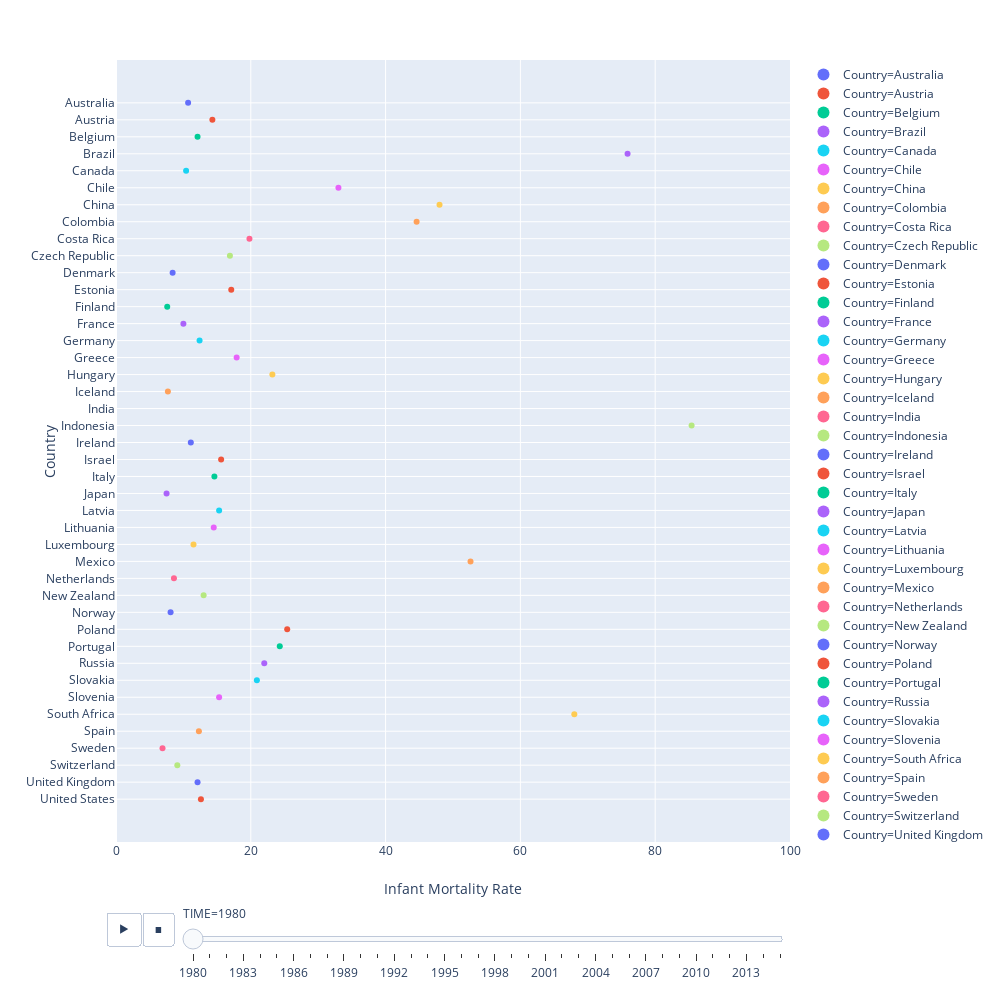

Notebook code cell kept with this figure:
### Code cell
fig = px.scatter(data_xp, x="Value", y="COUNTRY", color = "COUNTRY", hover_name="COUNTRY", 
           animation_frame="TIME", animation_group="COUNTRY", range_x=[0,100],
           labels=dict(COUNTRY="Country", Value="Infant Mortality Rate"))

fig.update(layout = {'autosize': False, 'width':1000,'height':1000})

### Figure 1 — Plotly figure (JSON) as saved in the notebook; plotly's stock layout.template omitted (floating-point values rounded to 4 significant figures)
{"data": [{"hovertemplate": "<b>%{hovertext}</b><br><br>TIME=1980<br>Country=Australia<br>Infant Mortality Rate=%{x}<br>Country=%{y}<extra></extra>", "hovertext": ["Australia"], "ids": ["Australia"], "legendgroup": "Country=Australia", "marker": {"color": "#636efa", "symbol": "circle"}, "mode": "markers", "name": "Country=Australia", "showlegend": true, "type": "scatter", "uid": "4d961227-674f-43c9-8fe7-175ab2814b5c", "x": [10.7], "xaxis": "x", "y": ["Australia"], "yaxis": "y"}, {"hovertemplate": "<b>%{hovertext}</b><br><br>TIME=1980<br>Country=Austria<br>Infant Mortality Rate=%{x}<br>Country=%{y}<extra></extra>", "hovertext": ["Austria"], "ids": ["Austria"], "legendgroup": "Country=Austria", "marker": {"color": "#EF553B", "symbol": "circle"}, "mode": "markers", "name": "Country=Austria", "showlegend": true, "type": "scatter", "uid": "eedd9f69-f454-45b2-bbe0-c0354722de99", "x": [14.3], "xaxis": "x", "y": ["Austria"], "yaxis": "y"}, {"hovertemplate": "<b>%{hovertext}</b><br><br>TIME=1980<br>Country=Belgium<br>Infant Mortality Rate=%{x}<br>Country=%{y}<extra></extra>", "hovertext": ["Belgium"], "ids": ["Belgium"], "legendgroup": "Country=Belgium", "marker": {"color": "#00cc96", "symbol": "circle"}, "mode": "markers", "name": "Country=Belgium", "showlegend": true, "type": "scatter", "uid": "1c87d9e2-2b08-4573-a47b-33ef1dcc9041", "x": [12.1], "xaxis": "x", "y": ["Belgium"], "yaxis": "y"}, {"hovertemplate": "<b>%{hovertext}</b><br><br>TIME=1980<br>Country=Brazil<br>Infant Mortality Rate=%{x}<br>Country=%{y}<extra></extra>", "hovertext": ["Brazil"], "ids": ["Brazil"], "legendgroup": "Country=Brazil", "marker": {"color": "#ab63fa", "symbol": "circle"}, "mode": "markers", "name": "Country=Brazil", "showlegend": true, "type": "scatter", "uid": "c584e692-3e44-4eca-bbdf-23f6655d0320", "x": [75.9], "xaxis": "x", "y": ["Brazil"], "yaxis": "y"}, {"hovertemplate": "<b>%{hovertext}</b><br><br>TIME=1980<br>Country=Canada<br>Infant Mortality Rate=%{x}<br>Country=%{y}<extra></extra>", "hovertext": ["Canada"], "ids": ["Canada"], "legendgroup": "Country=Canada", "marker": {"color": "#19d3f3", "symbol": "circle"}, "mode": "markers", "name": "Country=Canada", "showlegend": true, "type": "scatter", "uid": "a8390d5d-d9b1-4c8a-a328-05dd24196314", "x": [10.4], "xaxis": "x", "y": ["Canada"], "yaxis": "y"}, {"hovertemplate": "<b>%{hovertext}</b><br><br>TIME=1980<br>Country=Chile<br>Infant Mortality Rate=%{x}<br>Country=%{y}<extra></extra>", "hovertext": ["Chile"], "ids": ["Chile"], "legendgroup": "Country=Chile", "marker": {"color": "#e763fa", "symbol": "circle"}, "mode": "markers", "name": "Country=Chile", "showlegend": true, "type": "scatter", "uid": "3ac9052e-e90f-4064-9797-2f74eb9b225c", "x": [33], "xaxis": "x", "y": ["Chile"], "yaxis": "y"}, {"hovertemplate": "<b>%{hovertext}</b><br><br>TIME=1980<br>Country=China<br>Infant Mortality Rate=%{x}<br>Country=%{y}<extra></extra>", "hovertext": ["China"], "ids": ["China"], "legendgroup": "Country=China", "marker": {"color": "#fecb52", "symbol": "circle"}, "mode": "markers", "name": "Country=China", "showlegend": true, "type": "scatter", "uid": "c9d37bb9-0d8c-4d0c-a091-1a2bbc889acb", "x": [48], "xaxis": "x", "y": ["China"], "yaxis": "y"}, {"hovertemplate": "<b>%{hovertext}</b><br><br>TIME=1980<br>Country=Colombia<br>Infant Mortality Rate=%{x}<br>Country=%{y}<extra></extra>", "hovertext": ["Colombia"], "ids": ["Colombia"], "legendgroup": "Country=Colombia", "marker": {"color": "#ffa15a", "symbol": "circle"}, "mode": "markers", "name": "Country=Colombia", "showlegend": true, "type": "scatter", "uid": "304e7903-8f82-4f9d-86d6-caef4cff4710", "x": [44.6], "xaxis": "x", "y": ["Colombia"], "yaxis": "y"}, {"hovertemplate": "<b>%{hovertext}</b><br><br>TIME=1980<br>Country=Costa Rica<br>Infant Mortality Rate=%{x}<br>Country=%{y}<extra></extra>", "hovertext": ["Costa Rica"], "ids": ["Costa Rica"], "legendgroup": "Country=Costa Rica", "marker": {"color": "#ff6692", "symbol": "circle"}, "mode": "markers", "name": "Country=Costa Rica", "showlegend": true, "type": "scatter", "uid": "289e00c9-428d-4405-985c-a96611cd2781", "x": [19.8], "xaxis": "x", "y": ["Costa Rica"], "yaxis": "y"}, {"hovertemplate": "<b>%{hovertext}</b><br><br>TIME=1980<br>Country=Czech Republic<br>Infant Mortality Rate=%{x}<br>Country=%{y}<extra></extra>", "hovertext": ["Czech Republic"], "ids": ["Czech Republic"], "legendgroup": "Country=Czech Republic", "marker": {"color": "#b6e880", "symbol": "circle"}, "mode": "markers", "name": "Country=Czech Republic", "showlegend": true, "type": "scatter", "uid": "b9f541fb-db3b-44b2-93fd-8c71b1054548", "x": [16.9], "xaxis": "x", "y": ["Czech Republic"], "yaxis": "y"}, {"hovertemplate": "<b>%{hovertext}</b><br><br>TIME=1980<br>Country=Denmark<br>Infant Mortality Rate=%{x}<br>Country=%{y}<extra></extra>", "hovertext": ["Denmark"], "ids": ["Denmark"], "legendgroup": "Country=Denmark", "marker": {"color": "#636efa", "symbol": "circle"}, "mode": "markers", "name": "Country=Denmark", "showlegend": true, "type": "scatter", "uid": "96a667f1-4cfc-4105-bf7b-774e51bf12c5", "x": [8.4], "xaxis": "x", "y": ["Denmark"], "yaxis": "y"}, {"hovertemplate": "<b>%{hovertext}</b><br><br>TIME=1980<br>Country=Estonia<br>Infant Mortality Rate=%{x}<br>Country=%{y}<extra></extra>", "hovertext": ["Estonia"], "ids": ["Estonia"], "legendgroup": "Country=Estonia", "marker": {"color": "#EF553B", "symbol": "circle"}, "mode": "markers", "name": "Country=Estonia", "showlegend": true, "type": "scatter", "uid": "8a2b630e-4d20-4618-bbac-6c9949f6b05f", "x": [17.1], "xaxis": "x", "y": ["Estonia"], "yaxis": "y"}, {"hovertemplate": "<b>%{hovertext}</b><br><br>TIME=1980<br>Country=Finland<br>Infant Mortality Rate=%{x}<br>Country=%{y}<extra></extra>", "hovertext": ["Finland"], "ids": ["Finland"], "legendgroup": "Country=Finland", "marker": {"color": "#00cc96", "symbol": "circle"}, "mode": "markers", "name": "Country=Finland", "showlegend": true, "type": "scatter", "uid": "4f25c5e3-5ac4-420e-b85f-affcd8d93439", "x": [7.6], "xaxis": "x", "y": ["Finland"], "yaxis": "y"}, {"hovertemplate": "<b>%{hovertext}</b><br><br>TIME=1980<br>Country=France<br>Infant Mortality Rate=%{x}<br>Country=%{y}<extra></extra>", "hovertext": ["France"], "ids": ["France"], "legendgroup": "Country=France", "marker": {"color": "#ab63fa", "symbol": "circle"}, "mode": "markers", "name": "Country=France", "showlegend": true, "type": "scatter", "uid": "80a6f5c6-3c16-4ba5-aff0-6597bc66037c", "x": [10], "xaxis": "x", "y": ["France"], "yaxis": "y"}, {"hovertemplate": "<b>%{hovertext}</b><br><br>TIME=1980<br>Country=Germany<br>Infant Mortality Rate=%{x}<br>Country=%{y}<extra></extra>", "hovertext": ["Germany"], "ids": ["Germany"], "legendgroup": "Country=Germany", "marker": {"color": "#19d3f3", "symbol": "circle"}, "mode": "markers", "name": "Country=Germany", "showlegend": true, "type": "scatter", "uid": "cf8bd3e8-9ce0-470a-9ecd-9a391260839d", "x": [12.4], "xaxis": "x", "y": ["Germany"], "yaxis": "y"}, {"hovertemplate": "<b>%{hovertext}</b><br><br>TIME=1980<br>Country=Greece<br>Infant Mortality Rate=%{x}<br>Country=%{y}<extra></extra>", "hovertext": ["Greece"], "ids": ["Greece"], "legendgroup": "Country=Greece", "marker": {"color": "#e763fa", "symbol": "circle"}, "mode": "markers", "name": "Country=Greece", "showlegend": true, "type": "scatter", "uid": "d8df9ee3-a1f3-4f20-9225-bee5d953358a", "x": [17.9], "xaxis": "x", "y": ["Greece"], "yaxis": "y"}, {"hovertemplate": "<b>%{hovertext}</b><br><br>TIME=1980<br>Country=Hungary<br>Infant Mortality Rate=%{x}<br>Country=%{y}<extra></extra>", "hovertext": ["Hungary"], "ids": ["Hungary"], "legendgroup": "Country=Hungary", "marker": {"color": "#fecb52", "symbol": "circle"}, "mode": "markers", "name": "Country=Hungary", "showlegend": true, "type": "scatter", "uid": "f71d1849-04e9-4f8d-8127-30c004795035", "x": [23.2], "xaxis": "x", "y": ["Hungary"], "yaxis": "y"}, {"hovertemplate": "<b>%{hovertext}</b><br><br>TIME=1980<br>Country=Iceland<br>Infant Mortality Rate=%{x}<br>Country=%{y}<extra></extra>", "hovertext": ["Iceland"], "ids": ["Iceland"], "legendgroup": "Country=Iceland", "marker": {"color": "#ffa15a", "symbol": "circle"}, "mode": "markers", "name": "Country=Iceland", "showlegend": true, "type": "scatter", "uid": "12197ab5-38c6-494f-a347-675fa76cbfa8", "x": [7.7], "xaxis": "x", "y": ["Iceland"], "yaxis": "y"}, {"hovertemplate": "<b>%{hovertext}</b><br><br>TIME=1980<br>Country=India<br>Infant Mortality Rate=%{x}<br>Country=%{y}<extra></extra>", "hovertext": ["India"], "ids": ["India"], "legendgroup": "Country=India", "marker": {"color": "#ff6692", "symbol": "circle"}, "mode": "markers", "name": "Country=India", "showlegend": true, "type": "scatter", "uid": "493d418c-36cd-41ab-8850-b525e4803b9a", "x": [114.3], "xaxis": "x", "y": ["India"], "yaxis": "y"}, {"hovertemplate": "<b>%{hovertext}</b><br><br>TIME=1980<br>Country=Indonesia<br>Infant Mortality Rate=%{x}<br>Country=%{y}<extra></extra>", "hovertext": ["Indonesia"], "ids": ["Indonesia"], "legendgroup": "Country=Indonesia", "marker": {"color": "#b6e880", "symbol": "circle"}, "mode": "markers", "name": "Country=Indonesia", "showlegend": true, "type": "scatter", "uid": "1273ed7d-de6e-4ee9-806d-fcc673eadc47", "x": [85.4], "xaxis": "x", "y": ["Indonesia"], "yaxis": "y"}, {"hovertemplate": "<b>%{hovertext}</b><br><br>TIME=1980<br>Country=Ireland<br>Infant Mortality Rate=%{x}<br>Country=%{y}<extra></extra>", "hovertext": ["Ireland"], "ids": ["Ireland"], "legendgroup": "Country=Ireland", "marker": {"color": "#636efa", "symbol": "circle"}, "mode": "markers", "name": "Country=Ireland", "showlegend": true, "type": "scatter", "uid": "68f5d586-d240-42c5-b94e-ef4abe8052f8", "x": [11.1], "xaxis": "x", "y": ["Ireland"], "yaxis": "y"}, {"hovertemplate": "<b>%{hovertext}</b><br><br>TIME=1980<br>Country=Israel<br>Infant Mortality Rate=%{x}<br>Country=%{y}<extra></extra>", "hovertext": ["Israel"], "ids": ["Israel"], "legendgroup": "Country=Israel", "marker": {"color": "#EF553B", "symbol": "circle"}, "mode": "markers", "name": "Country=Israel", "showlegend": true, "type": "scatter", "uid": "51f8f8cb-910b-4fb4-b249-248e56a95664", "x": [15.6], "xaxis": "x", "y": ["Israel"], "yaxis": "y"}, {"hovertemplate": "<b>%{hovertext}</b><br><br>TIME=1980<br>Country=Italy<br>Infant Mortality Rate=%{x}<br>Country=%{y}<extra></extra>", "hovertext": ["Italy"], "ids": ["Italy"], "legendgroup": "Country=Italy", "marker": {"color": "#00cc96", "symbol": "circle"}, "mode": "markers", "name": "Country=Italy", "showlegend": true, "type": "scatter", "uid": "571c76c0-dad8-40bd-b19d-2cc58cbe5d69", "x": [14.6], "xaxis": "x", "y": ["Italy"], "yaxis": "y"}, {"hovertemplate": "<b>%{hovertext}</b><br><br>TIME=1980<br>Country=Japan<br>Infant Mortality Rate=%{x}<br>Country=%{y}<extra></extra>", "hovertext": ["Japan"], "ids": ["Japan"], "legendgroup": "Country=Japan", "marker": {"color": "#ab63fa", "symbol": "circle"}, "mode": "markers", "name": "Country=Japan", "showlegend": true, "type": "scatter", "uid": "b762a0a1-be30-4d0a-b51d-cdfffa6a89ec", "x": [7.5], "xaxis": "x", "y": ["Japan"], "yaxis": "y"}, {"hovertemplate": "<b>%{hovertext}</b><br><br>TIME=1980<br>Country=Latvia<br>Infant Mortality Rate=%{x}<br>Country=%{y}<extra></extra>", "hovertext": ["Latvia"], "ids": ["Latvia"], "legendgroup": "Country=Latvia", "marker": {"color": "#19d3f3", "symbol": "circle"}, "mode": "markers", "name": "Country=Latvia", "showlegend": true, "type": "scatter", "uid": "b914450a-b9ab-42a0-b4b8-7f0aa5d47b2c", "x": [15.3], "xaxis": "x", "y": ["Latvia"], "yaxis": "y"}, {"hovertemplate": "<b>%{hovertext}</b><br><br>TIME=1980<br>Country=Lithuania<br>Infant Mortality Rate=%{x}<br>Country=%{y}<extra></extra>", "hovertext": ["Lithuania"], "ids": ["Lithuania"], "legendgroup": "Country=Lithuania", "marker": {"color": "#e763fa", "symbol": "circle"}, "mode": "markers", "name": "Country=Lithuania", "showlegend": true, "type": "scatter", "uid": "d0550600-27c8-4bda-be54-16a140b596a3", "x": [14.5], "xaxis": "x", "y": ["Lithuania"], "yaxis": "y"}, {"hovertemplate": "<b>%{hovertext}</b><br><br>TIME=1980<br>Country=Luxembourg<br>Infant Mortality Rate=%{x}<br>Country=%{y}<extra></extra>", "hovertext": ["Luxembourg"], "ids": ["Luxembourg"], "legendgroup": "Country=Luxembourg", "marker": {"color": "#fecb52", "symbol": "circle"}, "mode": "markers", "name": "Country=Luxembourg", "showlegend": true, "type": "scatter", "uid": "6cdf5f6d-5957-4f52-bd51-a7dcb27ac9ea", "x": [11.5], "xaxis": "x", "y": ["Luxembourg"], "yaxis": "y"}, {"hovertemplate": "<b>%{hovertext}</b><br><br>TIME=1980<br>Country=Mexico<br>Infant Mortality Rate=%{x}<br>Country=%{y}<extra></extra>", "hovertext": ["Mexico"], "ids": ["Mexico"], "legendgroup": "Country=Mexico", "marker": {"color": "#ffa15a", "symbol": "circle"}, "mode": "markers", "name": "Country=Mexico", "showlegend": true, "type": "scatter", "uid": "52c3fd40-cbb8-4d9f-80f9-7c4fffca73cc", "x": [52.6], "xaxis": "x", "y": ["Mexico"], "yaxis": "y"}, {"hovertemplate": "<b>%{hovertext}</b><br><br>TIME=1980<br>Country=Netherlands<br>Infant Mortality Rate=%{x}<br>Country=%{y}<extra></extra>", "hovertext": ["Netherlands"], "ids": ["Netherlands"], "legendgroup": "Country=Netherlands", "marker": {"color": "#ff6692", "symbol": "circle"}, "mode": "markers", "name": "Country=Netherlands", "showlegend": true, "type": "scatter", "uid": "e2a36652-10db-4d49-b910-3ab34790b95a", "x": [8.6], "xaxis": "x", "y": ["Netherlands"], "yaxis": "y"}, {"hovertemplate": "<b>%{hovertext}</b><br><br>TIME=1980<br>Country=New Zealand<br>Infant Mortality Rate=%{x}<br>Country=%{y}<extra></extra>", "hovertext": ["New Zealand"], "ids": ["New Zealand"], "legendgroup": "Country=New Zealand", "marker": {"color": "#b6e880", "symbol": "circle"}, "mode": "markers", "name": "Country=New Zealand", "showlegend": true, "type": "scatter", "uid": "abd347ee-eafc-4e3a-a2d7-6f6743f844c3", "x": [13], "xaxis": "x", "y": ["New Zealand"], "yaxis": "y"}, {"hovertemplate": "<b>%{hovertext}</b><br><br>TIME=1980<br>Country=Norway<br>Infant Mortality Rate=%{x}<br>Country=%{y}<extra></extra>", "hovertext": ["Norway"], "ids": ["Norway"], "legendgroup": "Country=Norway", "marker": {"color": "#636efa", "symbol": "circle"}, "mode": "markers", "name": "Country=Norway", "showlegend": true, "type": "scatter", "uid": "3843cfbe-74d7-4e22-a2e0-6fd6fd152ec0", "x": [8.1], "xaxis": "x", "y": ["Norway"], "yaxis": "y"}, {"hovertemplate": "<b>%{hovertext}</b><br><br>TIME=1980<br>Country=Poland<br>Infant Mortality Rate=%{x}<br>Country=%{y}<extra></extra>", "hovertext": ["Poland"], "ids": ["Poland"], "legendgroup": "Country=Poland", "marker": {"color": "#EF553B", "symbol": "circle"}, "mode": "markers", "name": "Country=Poland", "showlegend": true, "type": "scatter", "uid": "83ed0762-a17b-44df-a650-46e1f6a41aee", "x": [25.4], "xaxis": "x", "y": ["Poland"], "yaxis": "y"}, {"hovertemplate": "<b>%{hovertext}</b><br><br>TIME=1980<br>Country=Portugal<br>Infant Mortality Rate=%{x}<br>Country=%{y}<extra></extra>", "hovertext": ["Portugal"], "ids": ["Portugal"], "legendgroup": "Country=Portugal", "marker": {"color": "#00cc96", "symbol": "circle"}, "mode": "markers", "name": "Country=Portugal", "showlegend": true, "type": "scatter", "uid": "44f080cf-c0d4-4587-b8ee-8b06c1f1dde4", "x": [24.3], "xaxis": "x", "y": ["Portugal"], "yaxis": "y"}, {"hovertemplate": "<b>%{hovertext}</b><br><br>TIME=1980<br>Country=Russia<br>Infant Mortality Rate=%{x}<br>Country=%{y}<extra></extra>", "hovertext": ["Russia"], "ids": ["Russia"], "legendgroup": "Country=Russia", "marker": {"color": "#ab63fa", "symbol": "circle"}, "mode": "markers", "name": "Country=Russia", "showlegend": true, "type": "scatter", "uid": "ece0ffd5-022f-4917-9743-a046ffe2a793", "x": [22], "xaxis": "x", "y": ["Russia"], "yaxis": "y"}, {"hovertemplate": "<b>%{hovertext}</b><br><br>TIME=1980<br>Country=Slovakia<br>Infant Mortality Rate=%{x}<br>Country=%{y}<extra></extra>", "hovertext": ["Slovakia"], "ids": ["Slovakia"], "legendgroup": "Country=Slovakia", "marker": {"color": "#19d3f3", "symbol": "circle"}, "mode": "markers", "name": "Country=Slovakia", "showlegend": true, "type": "scatter", "uid": "595e4241-b45e-4d0f-9ec4-39097ca8e461", "x": [20.9], "xaxis": "x", "y": ["Slovakia"], "yaxis": "y"}, {"hovertemplate": "<b>%{hovertext}</b><br><br>TIME=1980<br>Country=Slovenia<br>Infant Mortality Rate=%{x}<br>Country=%{y}<extra></extra>", "hovertext": ["Slovenia"], "ids": ["Slovenia"], "legendgroup": "Country=Slovenia", "marker": {"color": "#e763fa", "symbol": "circle"}, "mode": "markers", "name": "Country=Slovenia", "showlegend": true, "type": "scatter", "uid": "dadd0178-a794-4123-ae22-bdd71b1cfce6", "x": [15.3], "xaxis": "x", "y": ["Slovenia"], "yaxis": "y"}, {"hovertemplate": "<b>%{hovertext}</b><br><br>TIME=1980<br>Country=South Africa<br>Infant Mortality Rate=%{x}<br>Country=%{y}<extra></extra>", "hovertext": ["South Africa"], "ids": ["South Africa"], "legendgroup": "Country=South Africa", "marker": {"color": "#fecb52", "symbol": "circle"}, "mode": "markers", "name": "Country=South Africa", "showlegend": true, "type": "scatter", "uid": "c162d64e-42f8-457b-9dc9-9e3a747437f6", "x": [68], "xaxis": "x", "y": ["South Africa"], "yaxis": "y"}, {"hovertemplate": "<b>%{hovertext}</b><br><br>TIME=1980<br>Country=Spain<br>Infant Mortality Rate=%{x}<br>Country=%{y}<extra></extra>", "hovertext": ["Spain"], "ids": ["Spain"], "legendgroup": "Country=Spain", "marker": {"color": "#ffa15a", "symbol": "circle"}, "mode": "markers", "name": "Country=Spain", "showlegend": true, "type": "scatter", "uid": "109537fd-760a-4ba9-86c2-2ad50774b208", "x": [12.3], "xaxis": "x", "y": ["Spain"], "yaxis": "y"}, {"hovertemplate": "<b>%{hovertext}</b><br><br>TIME=1980<br>Country=Sweden<br>Infant Mortality Rate=%{x}<br>Country=%{y}<extra></extra>", "hovertext": ["Sweden"], "ids": ["Sweden"], "legendgroup": "Country=Sweden", "marker": {"color": "#ff6692", "symbol": "circle"}, "mode": "markers", "name": "Country=Sweden", "showlegend": true, "type": "scatter", "uid": "2cb00510-65ab-4e4f-a16c-c069b52d9fb7", "x": [6.9], "xaxis": "x", "y": ["Sweden"], "yaxis": "y"}, {"hovertemplate": "<b>%{hovertext}</b><br><br>TIME=1980<br>Country=Switzerland<br>Infant Mortality Rate=%{x}<br>Country=%{y}<extra></extra>", "hovertext": ["Switzerland"], "ids": ["Switzerland"], "legendgroup": "Country=Switzerland", "marker": {"color": "#b6e880", "symbol": "circle"}, "mode": "markers", "name": "Country=Switzerland", "showlegend": true, "type": "scatter", "uid": "1685a016-edae-4675-9bbc-7e7e72376790", "x": [9.1], "xaxis": "x", "y": ["Switzerland"], "yaxis": "y"}, {"hovertemplate": "<b>%{hovertext}</b><br><br>TIME=1980<br>Country=United Kingdom<br>Infant Mortality Rate=%{x}<br>Country=%{y}<extra></extra>", "hovertext": ["United Kingdom"], "ids": ["United Kingdom"], "legendgroup": "Country=United Kingdom", "marker": {"color": "#636efa", "symbol": "circle"}, "mode": "markers", "name": "Country=United Kingdom", "showlegend": true, "type": "scatter", "uid": "2f2ec2ef-6a25-4df7-a288-2a8563934c13", "x": [12.1], "xaxis": "x", "y": ["United Kingdom"], "yaxis": "y"}, {"hovertemplate": "<b>%{hovertext}</b><br><br>TIME=1980<br>Country=United States<br>Infant Mortality Rate=%{x}<br>Country=%{y}<extra></extra>", "hovertext": ["United States"], "ids": ["United States"], "legendgroup": "Country=United States", "marker": {"color": "#EF553B", "symbol": "circle"}, "mode": "markers", "name": "Country=United States", "showlegend": true, "type": "scatter", "uid": "0e793429-3208-48bf-8c52-e272efbe370e", "x": [12.6], "xaxis": "x", "y": ["United States"], "yaxis": "y"}], "layout": {"autosize": false, "grid": {"xaxes": ["x"], "xgap": 0.1, "xside": "bottom", "yaxes": ["y"], "ygap": 0.1, "yside": "left"}, "height": 1000, "legend": {"tracegroupgap": 0}, "margin": {"t": 60}, "sliders": [{"active": 0, "currentvalue": {"prefix": "TIME="}, "len": 0.9, "pad": {"b": 10, "t": 60}, "steps": [{"args": [["1980"], {"frame": {"duration": 0, "redraw": false}, "fromcurrent": true, "mode": "immediate", "transition": {"duration": 0, "easing": "linear"}}], "label": "1980", "method": "animate"}, {"args": [["1981"], {"frame": {"duration": 0, "redraw": false}, "fromcurrent": true, "mode": "immediate", "transition": {"duration": 0, "easing": "linear"}}], "label": "1981", "method": "animate"}, {"args": [["1982"], {"frame": {"duration": 0, "redraw": false}, "fromcurrent": true, "mode": "immediate", "transition": {"duration": 0, "easing": "linear"}}], "label": "1982", "method": "animate"}, {"args": [["1983"], {"frame": {"duration": 0, "redraw": false}, "fromcurrent": true, "mode": "immediate", "transition": {"duration": 0, "easing": "linear"}}], "label": "1983", "method": "animate"}, {"args": [["1984"], {"frame": {"duration": 0, "redraw": false}, "fromcurrent": true, "mode": "immediate", "transition": {"duration": 0, "easing": "linear"}}], "label": "1984", "method": "animate"}, {"args": [["1985"], {"frame": {"duration": 0, "redraw": false}, "fromcurrent": true, "mode": "immediate", "transition": {"duration": 0, "easing": "linear"}}], "label": "1985", "method": "animate"}, {"args": [["1986"], {"frame": {"duration": 0, "redraw": false}, "fromcurrent": true, "mode": "immediate", "transition": {"duration": 0, "easing": "linear"}}], "label": "1986", "method": "animate"}, {"args": [["1987"], {"frame": {"duration": 0, "redraw": false}, "fromcurrent": true, "mode": "immediate", "transition": {"duration": 0, "easing": "linear"}}], "label": "1987", "method": "animate"}, {"args": [["1988"], {"frame": {"duration": 0, "redraw": false}, "fromcurrent": true, "mode": "immediate", "transition": {"duration": 0, "easing": "linear"}}], "label": "1988", "method": "animate"}, {"args": [["1989"], {"frame": {"duration": 0, "redraw": false}, "fromcurrent": true, "mode": "immediate", "transition": {"duration": 0, "easing": "linear"}}], "label": "1989", "method": "animate"}, {"args": [["1990"], {"frame": {"duration": 0, "redraw": false}, "fromcurrent": true, "mode": "immediate", "transition": {"duration": 0, "easing": "linear"}}], "label": "1990", "method": "animate"}, {"args": [["1991"], {"frame": {"duration": 0, "redraw": false}, "fromcurrent": true, "mode": "immediate", "transition": {"duration": 0, "easing": "linear"}}], "label": "1991", "method": "animate"}, {"args": [["1992"], {"frame": {"duration": 0, "redraw": false}, "fromcurrent": true, "mode": "immediate", "transition": {"duration": 0, "easing": "linear"}}], "label": "1992", "method": "animate"}, {"args": [["1993"], {"frame": {"duration": 0, "redraw": false}, "fromcurrent": true, "mode": "immediate", "transition": {"duration": 0, "easing": "linear"}}], "label": "1993", "method": "animate"}, {"args": [["1994"], {"frame": {"duration": 0, "redraw": false}, "fromcurrent": true, "mode": "immediate", "transition": {"duration": 0, "easing": "linear"}}], "label": "1994", "method": "animate"}, {"args": [["1995"], {"frame": {"duration": 0, "redraw": false}, "fromcurrent": true, "mode": "immediate", "transition": {"duration": 0, "easing": "linear"}}], "label": "1995", "method": "animate"}, {"args": [["1996"], {"frame": {"duration": 0, "redraw": false}, "fromcurrent": true, "mode": "immediate", "transition": {"duration": 0, "easing": "linear"}}], "label": "1996", "method": "animate"}, {"args": [["1997"], {"frame": {"duration": 0, "redraw": false}, "fromcurrent": true, "mode": "immediate", "transition": {"duration": 0, "easing": "linear"}}], "label": "1997", "method": "animate"}, {"args": [["1998"], {"frame": {"duration": 0, "redraw": false}, "fromcurrent": true, "mode": "immediate", "transition": {"duration": 0, "easing": "linear"}}], "label": "1998", "method": "animate"}, {"args": [["1999"], {"frame": {"duration": 0, "redraw": false}, "fromcurrent": true, "mode": "immediate", "transition": {"duration": 0, "easing": "linear"}}], "label": "1999", "method": "animate"}, {"args": [["2000"], {"frame": {"duration": 0, "redraw": false}, "fromcurrent": true, "mode": "immediate", "transition": {"duration": 0, "easing": "linear"}}], "label": "2000", "method": "animate"}, {"args": [["2001"], {"frame": {"duration": 0, "redraw": false}, "fromcurrent": true, "mode": "immediate", "transition": {"duration": 0, "easing": "linear"}}], "label": "2001", "method": "animate"}, {"args": [["2002"], {"frame": {"duration": 0, "redraw": false}, "fromcurrent": true, "mode": "immediate", "transition": {"duration": 0, "easing": "linear"}}], "label": "2002", "method": "animate"}, {"args": [["2003"], {"frame": {"duration": 0, "redraw": false}, "fromcurrent": true, "mode": "immediate", "transition": {"duration": 0, "easing": "linear"}}], "label": "2003", "method": "animate"}, {"args": [["2004"], {"frame": {"duration": 0, "redraw": false}, "fromcurrent": true, "mode": "immediate", "transition": {"duration": 0, "easing": "linear"}}], "label": "2004", "method": "animate"}, {"args": [["2005"], {"frame": {"duration": 0, "redraw": false}, "fromcurrent": true, "mode": "immediate", "transition": {"duration": 0, "easing": "linear"}}], "label": "2005", "method": "animate"}, {"args": [["2006"], {"frame": {"duration": 0, "redraw": false}, "fromcurrent": true, "mode": "immediate", "transition": {"duration": 0, "easing": "linear"}}], "label": "2006", "method": "animate"}, {"args": [["2007"], {"frame": {"duration": 0, "redraw": false}, "fromcurrent": true, "mode": "immediate", "transition": {"duration": 0, "easing": "linear"}}], "label": "2007", "method": "animate"}, {"args": [["2008"], {"frame": {"duration": 0, "redraw": false}, "fromcurrent": true, "mode": "immediate", "transition": {"duration": 0, "easing": "linear"}}], "label": "2008", "method": "animate"}, {"args": [["2009"], {"frame": {"duration": 0, "redraw": false}, "fromcurrent": true, "mode": "immediate", "transition": {"duration": 0, "easing": "linear"}}], "label": "2009", "method": "animate"}, {"args": [["2010"], {"frame": {"duration": 0, "redraw": false}, "fromcurrent": true, "mode": "immediate", "transition": {"duration": 0, "easing": "linear"}}], "label": "2010", "method": "animate"}, {"args": [["2011"], {"frame": {"duration": 0, "redraw": false}, "fromcurrent": true, "mode": "immediate", "transition": {"duration": 0, "easing": "linear"}}], "label": "2011", "method": "animate"}, {"args": [["2012"], {"frame": {"duration": 0, "redraw": false}, "fromcurrent": true, "mode": "immediate", "transition": {"duration": 0, "easing": "linear"}}], "label": "2012", "method": "animate"}, {"args": [["2013"], {"frame": {"duration": 0, "redraw": false}, "fromcurrent": true, "mode": "immediate", "transition": {"duration": 0, "easing": "linear"}}], "label": "2013", "method": "animate"}, {"args": [["2014"], {"frame": {"duration": 0, "redraw": false}, "fromcurrent": true, "mode": "immediate", "transition": {"duration": 0, "easing": "linear"}}], "label": "2014", "method": "animate"}, {"args": [["2015"], {"frame": {"duration": 0, "redraw": false}, "fromcurrent": true, "mode": "immediate", "transition": {"duration": 0, "easing": "linear"}}], "label": "2015", "method": "animate"}], "x": 0.1, "xanchor": "left", "y": 0, "yanchor": "top"}], "updatemenus": [{"buttons": [{"args": [null, {"frame": {"duration": 500, "redraw": false}, "fromcurrent": true, "mode": "immediate", "transition": {"duration": 500, "easing": "linear"}}], "label": "&#9654;", "method": "animate"}, {"args": [[null], {"frame": {"duration": 0, "redraw": false}, "fromcurrent": true, "mode": "immediate", "transition": {"duration": 0, "easing": "linear"}}], "label": "&#9724;", "method": "animate"}], "direction": "left", "pad": {"r": 10, "t": 70}, "showactive": false, "type": "buttons", "x": 0.1, "xanchor": "right", "y": 0, "yanchor": "top"}], "width": 1000, "xaxis": {"range": [0, 100], "title": {"text": "Infant Mortality Rate"}}, "yaxis": {"categoryarray": ["United States", "United Kingdom", "Switzerland", "Sweden", "Spain", "South Africa", "Slovenia", "Slovakia", "Russia", "Portugal", "Poland", "Norway", "New Zealand", "Netherlands", "Mexico", "Luxembourg", "Lithuania", "Latvia", "Japan", "Italy", "Israel", "Ireland", "Indonesia", "India", "Iceland", "Hungary", "Greece", "Germany", "France", "Finland", "Estonia", "Denmark", "Czech Republic", "Costa Rica", "Colombia", "China", "Chile", "Canada", "Brazil", "Belgium", "Austria", "Australia"], "categoryorder": "array", "title": {"text": "Country"}}}}
